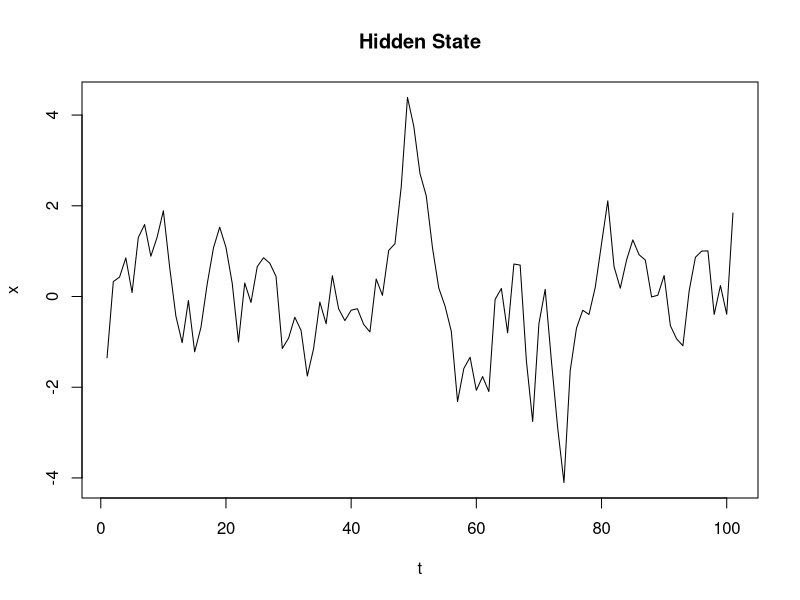
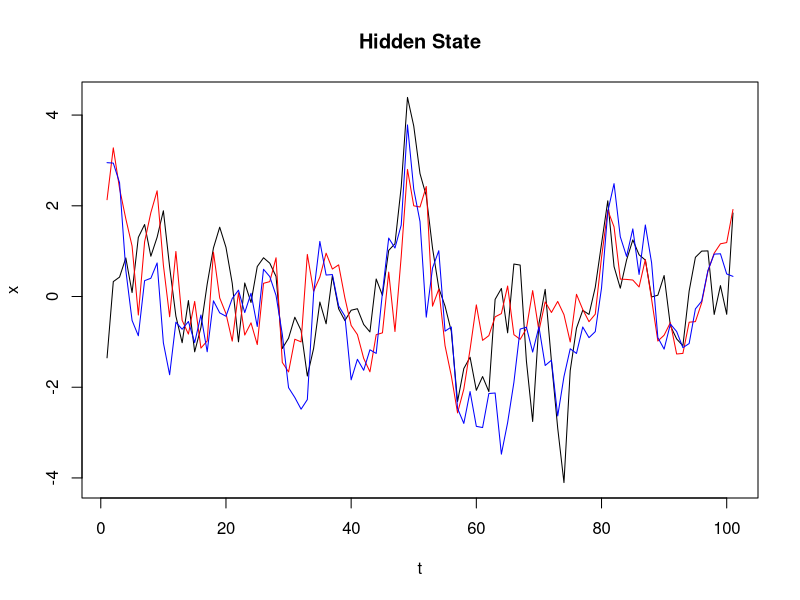

Here is the R script that generated these plots, in order: (Note: a time limit stopped this script after it produced the figures.)
## ---- chunk 1
knitr::opts_chunk$set(echo = TRUE)
## ---- chunk 2
prior_function <- function(n=1) rnorm(n, 0.0, sigma / sqrt((1 - alpha^2)))
## ---- chunk 3
transition_function <- function(x, n=1) rnorm(n, mean=alpha*x, sd=sigma)
## ---- chunk 4
emission_function <- function(x, beta) rnorm(n=1, mean=0, sd=beta*exp(x/2))
likelihood_function <- function(y, x, beta) dnorm(x=y, mean=0, sd=abs(beta*exp(x/2)))
## ---- chunk 5
set.seed(123)
alpha <- 0.91
sigma <- 1.0
beta  <- 0.5
tmax <- 100
data <- matrix(0, nrow=(tmax+1), ncol=2)
data[1, 1] <- prior_function(n=1)
data[1, 2] <- emission_function(data[1, 1], beta)
for (i in 2:(tmax+1)){
  data[i, 1] <- transition_function(data[i-1, 1])
  data[i, 2] <- emission_function(data[i, 1], beta)
}
plot(1:(tmax+1), data[, 1], type='l', main='Hidden State', xlab='t', ylab='x')
## ---- chunk 6
N <- 500
y <- data[, 2]
## ---- chunk 7
bf <- function(beta, N=100){
  # Store the marginal approximation
  marginal <- 1.0
  # Initialize particles
  particles <- matrix(0, nrow=(tmax+1), ncol=N)
  particles[1, ] <- prior_function(n=N)
  # Main Bootstrap Filter Loop
  for (t in 2:(tmax+1)){
    # Sample from transition
    particles[t, ] <- transition_function(particles[t-1, ], N)
    # Compute importance weights
    weights <- likelihood_function(y[t], particles[t, ], beta)
    # Update the marginal approximation
    marginal <- marginal * mean(weights)
    # Normalize weights
    weights <- weights / sum(weights)
    # Resample
    resampled_ix <- sample(1:N, N, replace=TRUE, prob=weights)
    # Select particles based on resampled indices
    particles <- particles[, resampled_ix]
  }
  return(list(x=particles, w=weights, m=marginal))
}
## ---- chunk 8
bf2 <- function(beta, N=100){
  # Store estimate of the marginal?
  marginal <- 1.0
  # Initialize particles
  particles <- matrix(0, nrow=(tmax+1), ncol=N)
  particles[1, ] <- prior_function(n=N)
  # Weights (uniform)
  weights <- rep(1/N, N)
  # Main Bootstrap Filter Loop
  for (t in 1:tmax){
    # Resample first
    particles <- particles[, sample(1:N, N, replace = TRUE, prob=weights)]
    # Propagate forward
    particles[t+1, ] <- transition_function(particles[t, ], N)
    # Compute importance weights
    weights <- likelihood_function(y[t+1], particles[t+1, ], beta)
    # Update the marginal estimation
    marginal <- marginal * mean(weights)
    # Normalize weights
    weights <- weights / sum(weights)
  }
  return(list(x=particles, w=weights, m=marginal))
} 
## ---- chunk 9
out <- bf(beta=beta)
out2 <- bf2(beta=beta)
means <- apply(out$x, 1, mean)
means2 <- apply(out2$x, 1, mean)
plot(1:(tmax+1), data[, 1], type='l', main='Hidden State', xlab='t', ylab='x')
lines(1:(tmax+1), means, col='red')
lines(1:(tmax+1), means2, col='blue')
## ---- chunk 10
pmmh <- function(q, p, qeval, start=1.0, niter=100, N=100){
  ### INITIALIZATION
  # Run SMC targeting posterior
  out <- bf(start, N)
  # sample from the posterior
  ix <- sample(1:N, N, replace=T, prob=out$w)
  x  <- out$x[, ix]
  # Grab approximation to the marginal
  m <- out$m
  # set current param to the start
  theta <- start
  # compute uniform random numbers to accept
  u <- runif(niter)
  # store the samples
  samples <- rep(0, niter+1)
  samples[1] <- theta
  
  ### MAIN LOOP
  for (i in 1:niter){
    # Sample theta* ~ q(theta* | theta)
    theta_candidate <- q(theta)
    # Run SMC 
    out <- bf(theta_candidate, N)
    # Sample from it
    ix <- sample(1:N, N, replace=T, prob=out$w)
    x_candidate <- out$x[, ix]
    # Grab approximation to marginal
    m_candidate <- out$m
    # Compute acceptance ratio
    prob <- min(1, m_candidate*p(theta_candidate)*qeval(theta, theta_candidate) / m*p(theta)*qeval(theta_candidate, theta))
    # accept?
    if (u[i] <= prob){
      theta <- theta_candidate
      x <- x_candidate
      m <- m_candidate
    }
    samples[i+1] <- theta
  }
  # finally return the chain
  return(samples)
}
## ---- chunk 11
q <- function(theta) rnorm(n=1, mean=theta, sd=0.2)
qeval <- function(theta_to_eval, theta_given) dnorm(x=theta_to_eval, mean=theta_given, sd=0.2)
p <- function(theta) dnorm(x=theta, mean=1.0, sd=0.2)
start <- 1.0
## ---- chunk 12
samples <- pmmh(q=q, p=p, qeval=qeval, start=1.0, niter=5000, N=N)
## ---- chunk 13
mean(samples)
## ---- chunk 14
plot(samples, type='l')
